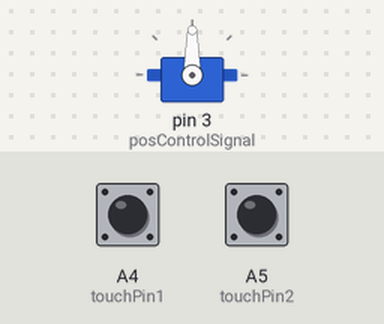
Bench run of a sketch on a simulated Arduino Uno, built with avr-gcc and run on an emulated ATmega328P. Parts: servo. The inputs (shaded band) are chosen by the test bench; at power-on: A4 (touchPin1) LOW, A5 (touchPin2) LOW. What the sketch prints to the serial monitor is not drawn.

Above: at 0.1 s.
At 5.5 s:
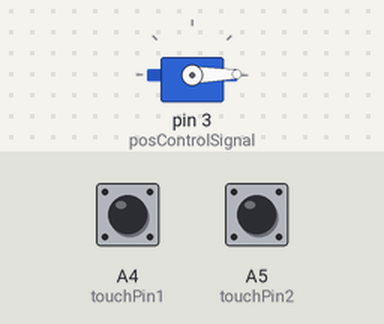
Timing chart, 0 to 7.0 s (numbered marks = the images above):
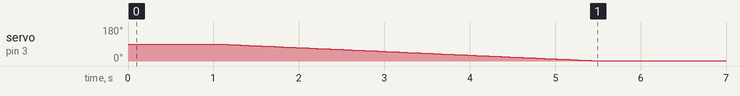

Measured:
- by itself, servo on pin 3 (posControlSignal): moves from 90° to 1° over 4.4 s

The sketch:

finalServo.ino.ino
```cpp
#include <Servo.h>

// Define pin connections
#define posControlSignal 3           // PWM output to servo motor (Orange wire)
#define posFeedbackSignal A3         // Analog input from encoder (White wire)
#define touchPin1 A4                 // Analog input from first touch sensor (purple wire)
#define touchPin2 A5                 // Analog input from second touch sensor (blue wire)

Servo myservo;
int currentServoPosition;       // Start at 90 degrees (straight down)
int threshold = 512; //New

void setup() {
  Serial.begin(9600);                   // Start serial communication at 9600 baud
  pinMode(touchPin1, INPUT);            // Set touchPin1 as an input
  pinMode(touchPin2, INPUT);            // Set touchPin2 as an input
  pinMode(posControlSignal, OUTPUT);    // Set control signal pin as an output
  myservo.attach(posControlSignal);     // Attach the servo object to the control pin
  currentServoPosition = 90;            // Start at 90 degrees (straight down)
  myservo.write(currentServoPosition);  // Move servo to the new 0 degrees position (formerly straight down)
  delay(15);                            // Wait for 1 second to allow servo to reach position
}

void loop() {
    // Read desired new servo position
    int targetPosition = Serial.parseInt();
    if (targetPosition >= 0 && targetPosition <= 90) {
        int direction = (targetPosition - currentServoPosition > 0) ? 1 : -1;
        for (int i = currentServoPosition; i != targetPosition; i += direction)
        {
            myservo.write(i);
            delay(50);
        }
        currentServoPosition = targetPosition;
    }

    // Check if buttons pressed
    bool touch1 = digitalRead(touchPin1) == HIGH;
    bool touch2 = digitalRead(touchPin2) == HIGH;

    // Send new servo position and button state to ros2
    Serial.print(currentServoPosition);
    Serial.print(",");
    Serial.print(touch1 ? "1" : "0");
    Serial.print(",");
    Serial.println(touch2 ? "1" : "0");

}
```
